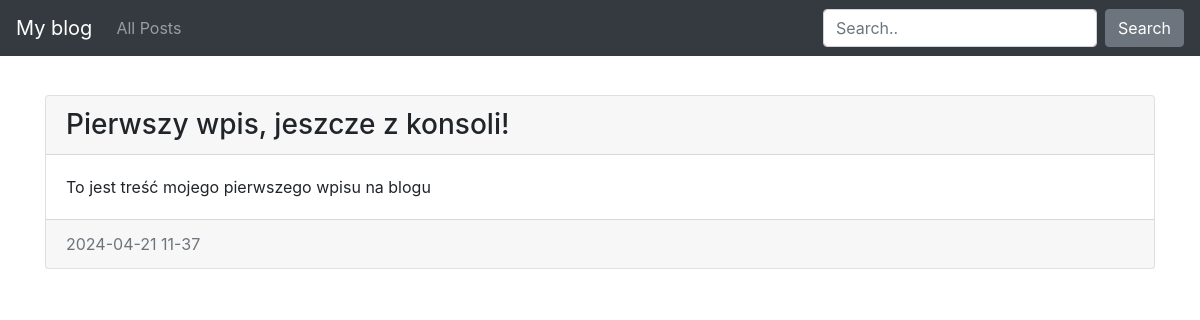
Before: /post_all with the older database file.
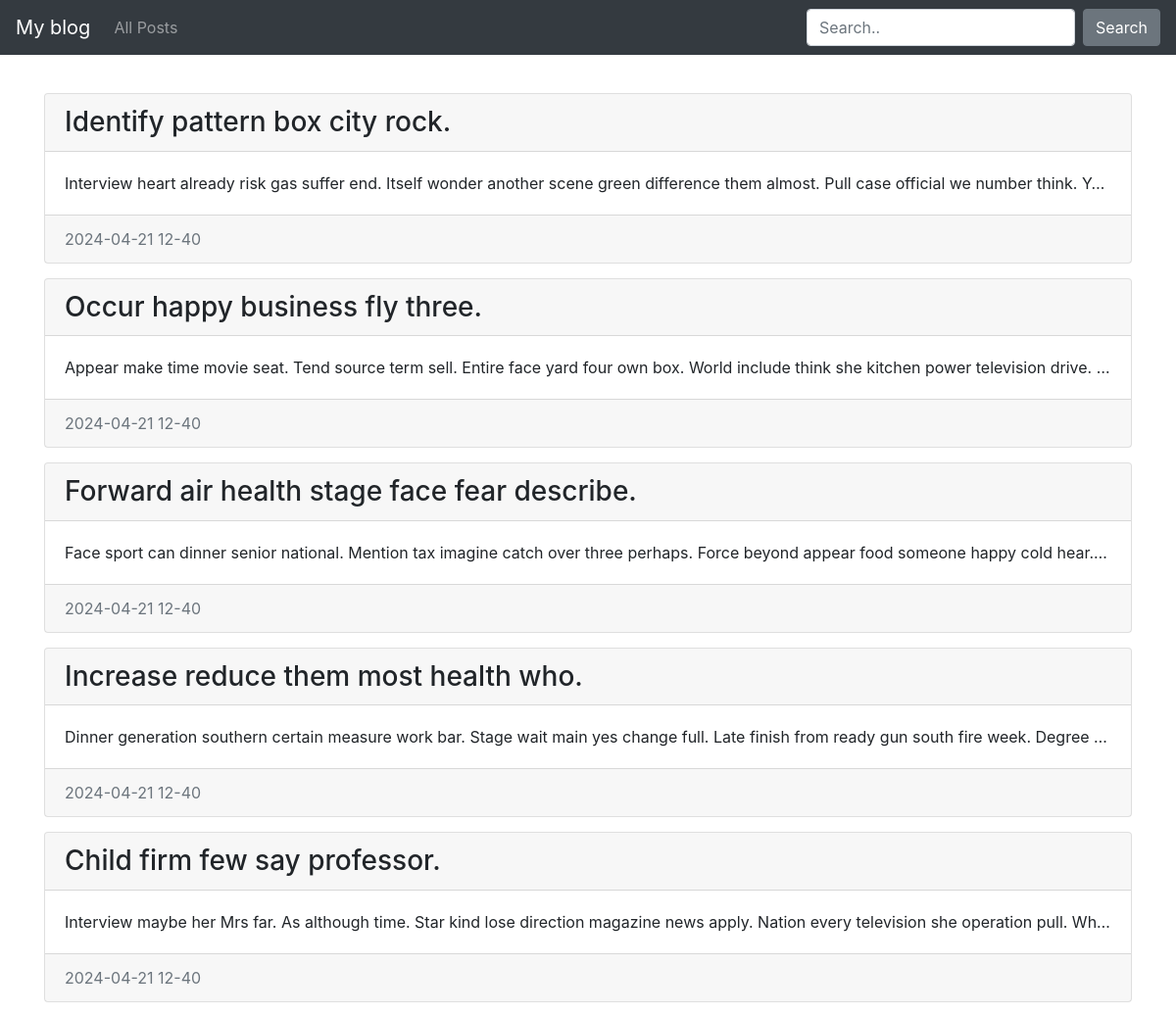
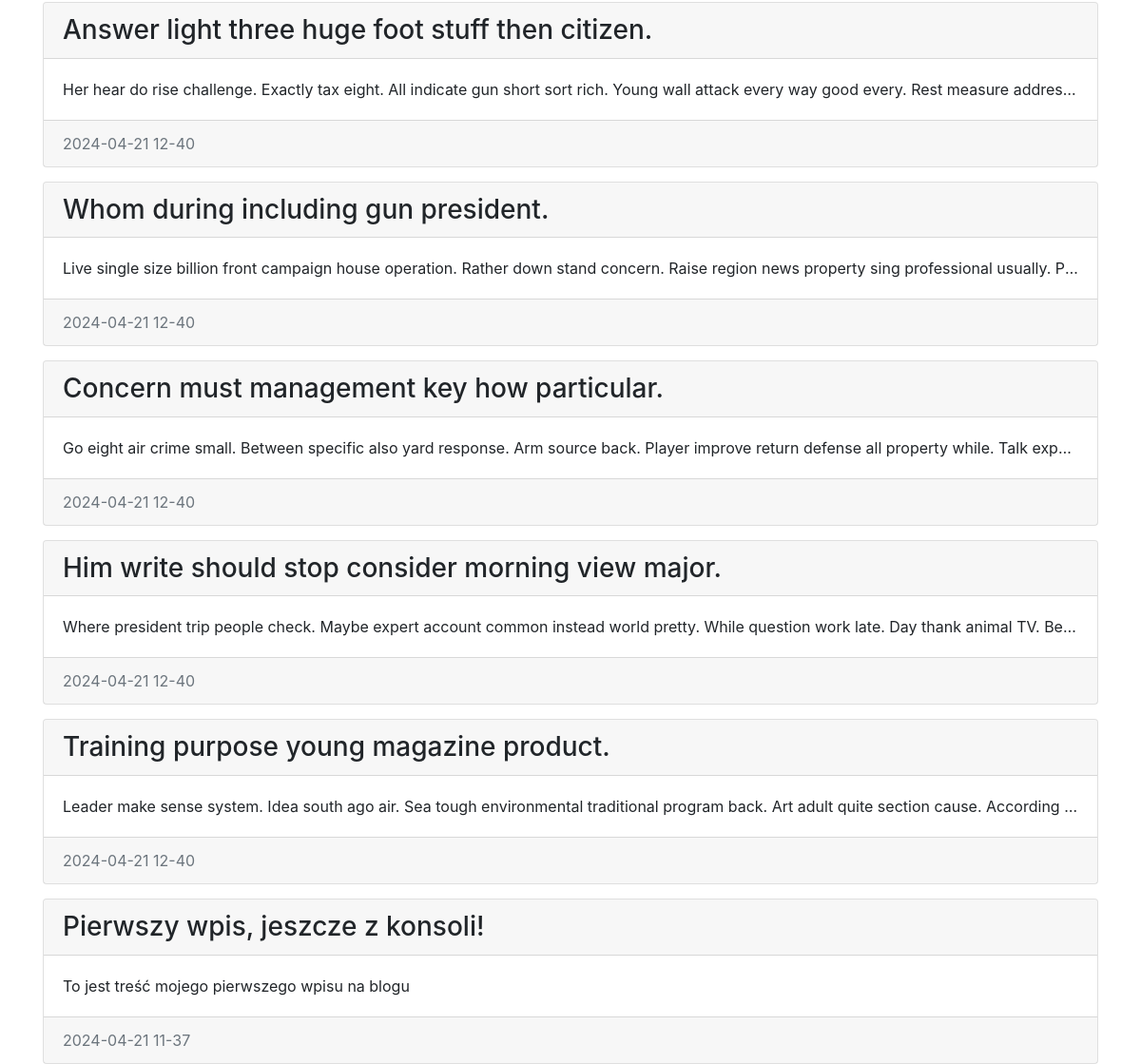
After: the same page with the newer database file (2 pictures, top to bottom).
### blog/models.py (models this page shows)
class Entry(db.Model):
    id = db.Column(db.Integer, primary_key=True)
    title = db.Column(db.String(80), nullable=False)
    body = db.Column(db.Text, nullable=False)
    pub_date = db.Column(db.DateTime, nullable=False,
                         default=datetime.datetime.utcnow)
    is_published = db.Column(db.Boolean, default=False)

### blog/routes.py (the view)
@app.route('/post_all')
def post_all():
    all_posts = Entry.query.filter_by(is_published=True).order_by(Entry.pub_date.desc())
    return render_template('homepage.html', all_posts=all_posts)

### blog/templates/homepage.html (shortened to what this page needs)
{% extends 'base.html' %}
{% block content %}
    {% for post in all_posts %}
        <div class="card">
            <h3 class="card-header">
                {{post.title}}
            </h3>
            <div class="card-body">
                <p class="card-text">
                    {{post.body}}
                </p>
            </div>
            <div class="card-footer text-muted">
                {{post.pub_date.strftime('%Y-%m-%d %H-%M')}}
            </div>
        </div>
    {% endfor %}
{% endblock content%}

### blog/templates/base.html (shortened to what this page needs)
<!doctype html>
<html lang="en">
<head>
 <link rel="stylesheet" href="https://stackpath.bootstrapcdn.com/bootstrap/4.5.0/css/bootstrap.min.css"
>
</head>
<body>
 <nav class="navbar navbar-expand-md navbar-dark bg-dark fixed-top">
   <a class="navbar-brand" href="{{url_for('index')}}">My blog</a>
   <ul class="navbar-nav mr-auto">
    <li class="nav-item">
      <a class="nav-link" href="{{url_for('post_all')}}">All Posts</a>
    </li>
   </ul>
   <div class="collapse navbar-collapse" id="navbarsExampleDefault">
     <form class="form-inline my-2 my-lg-0">
       <input class="form-control mr-sm-2" type="text" placeholder="Search.." aria-label="Szukaj">
       <button class="btn btn-secondary my-2 my-sm-0" type="submit">Search</button>
     </form>
   </div>
 </nav>
 <main role="main" class="container">
   {% block content %}
   {% endblock %}
 </main>
</html>

### blog/templates/homepage.html (style rules this page uses)
body { padding-top: 5rem; }
.card { margin-top: 15px; }
.card-text { overflow: hidden; text-overflow: ellipsis; white-space: nowrap; }

Changed rows visible on the page:
added Entry: title "Identify pattern box city rock.", body "Interview heart already risk gas suffer end. Itself wonder another scene green difference them almost. Pull case official we number think. Y…", pub_date "2024-04-21 12-40"
added Entry: title "Occur happy business fly three.", body "Appear make time movie seat. Tend source term sell. Entire face yard four own box. World include think she kitchen power television drive.…", pub_date "2024-04-21 12-40"
added Entry: title "Forward air health stage face fear describe.", body "Face sport can dinner senior national. Mention tax imagine catch over three perhaps. Force beyond appear food someone happy cold hear.…", pub_date "2024-04-21 12-40"
added Entry: title "Increase reduce them most health who.", body "Dinner generation southern certain measure work bar. Stage wait main yes change full. Late finish from ready gun south fire week. Degree…", pub_date "2024-04-21 12-40"
added Entry: title "Child firm few say professor.", body "Interview maybe her Mrs far. As although time. Star kind lose direction magazine news apply. Nation every television she operation pull. Wh…", pub_date "2024-04-21 12-40"
added Entry: title "Answer light three huge foot stuff then citizen.", body "Her hear do rise challenge. Exactly tax eight. All indicate gun short sort rich. Young wall attack every way good every. Rest measure addres…", pub_date "2024-04-21 12-40"
added Entry: title "Whom during including gun president.", body "Live single size billion front campaign house operation. Rather down stand concern. Raise region news property sing professional usually. P…", pub_date "2024-04-21 12-40"
added Entry: title "Concern must management key how particular.", body "Go eight air crime small. Between specific also yard response. Arm source back. Player improve return defense all property while. Talk exp…", pub_date "2024-04-21 12-40"
added Entry: title "Him write should stop consider morning view major.", body "Where president trip people check. Maybe expert account common instead world pretty. While question work late. Day thank animal TV. Be…", pub_date "2024-04-21 12-40"
added Entry: title "Training purpose young magazine product.", body "Leader make sense system. Idea south ago air. Sea tough environmental traditional program back. Art adult quite section cause. According…", pub_date "2024-04-21 12-40"
